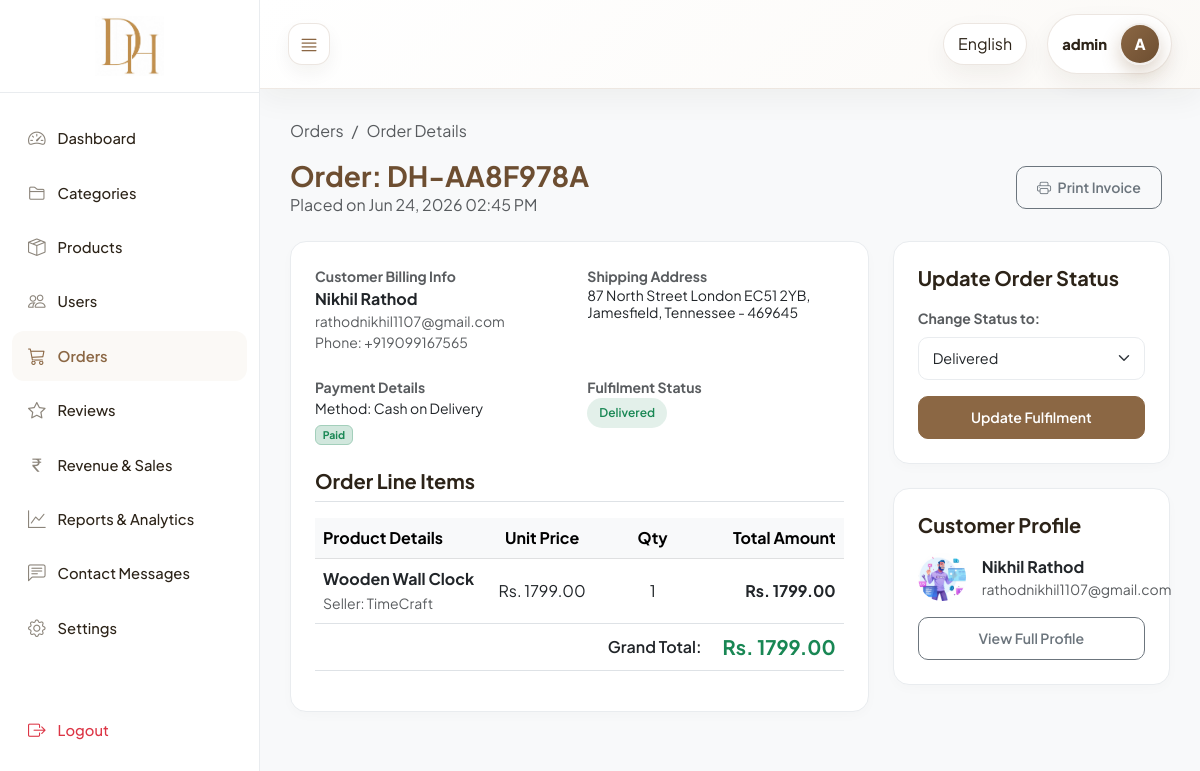
The page /custom-admin/orders/2/ (signed in) on the database its author committed.
### core/models.py (models this page shows, shortened)
class Order(models.Model):
    STATUS_PENDING = "Pending"
    STATUS_CONFIRMED = "Confirmed"
    STATUS_SHIPPED = "Shipped"
    STATUS_DELIVERED = "Delivered"
    STATUS_CANCELLED = "Cancelled"
    ORDER_STATUS_CHOICES = [
        (STATUS_PENDING, STATUS_PENDING),
        (STATUS_CONFIRMED, STATUS_CONFIRMED),
        (STATUS_SHIPPED, STATUS_SHIPPED),
        (STATUS_DELIVERED, STATUS_DELIVERED),
        (STATUS_CANCELLED, STATUS_CANCELLED),
    ]
    user = models.ForeignKey(
        Registration,
        on_delete=models.CASCADE,
        related_name="orders",
    )
    order_id = models.CharField(max_length=20, unique=True)
    total_amount = models.DecimalField(max_digits=10, decimal_places=2)
    shipping_address = models.TextField()
    shipping_city = models.CharField(max_length=100, blank=True, default="")
    shipping_state = models.CharField(max_length=100, blank=True, default="")
    shipping_pincode = models.CharField(max_length=10, blank=True, default="")
    shipping_phone = models.CharField(max_length=15, blank=True, default="")
    payment_method = models.CharField(max_length=30)
    razorpay_order_id = models.CharField(max_length=100, blank=True, null=True)
    razorpay_payment_id = models.CharField(max_length=100, blank=True, null=True)
    razorpay_signature = models.CharField(max_length=255, blank=True, null=True)
    is_paid = models.BooleanField(default=False)
    order_status = models.CharField(
        max_length=20,
        choices=ORDER_STATUS_CHOICES,
        default=STATUS_PENDING,
    )
    created_at = models.DateTimeField(auto_now_add=True)
    class Meta:
        ordering = ["-created_at"]
        verbose_name = "Order"
        verbose_name_plural = "Orders"

class Registration(models.Model):
    fullname = models.CharField(max_length=150)
    email = models.EmailField(unique=True)
    mobile = models.CharField(max_length=15)
    password = models.CharField(max_length=128)
    address = models.TextField()
    city = models.CharField(max_length=100)
    state = models.CharField(max_length=100)
    pincode = models.CharField(max_length=10)
    profile_image = models.ImageField(upload_to="profile_images/", blank=True, null=True)
    is_blocked = models.BooleanField(default=False)
    created_at = models.DateTimeField(auto_now_add=True)
    class Meta:
        ordering = ["-created_at"]
        verbose_name = "Registration"
        verbose_name_plural = "Registrations"

class OrderItem(models.Model):
    order = models.ForeignKey(
        Order,
        on_delete=models.CASCADE,
        related_name="items",
    )
    product = models.ForeignKey(
        Product,
        on_delete=models.CASCADE,
        related_name="order_items",
    )
    product_name = models.CharField(max_length=150)
    unit_price = models.DecimalField(max_digits=10, decimal_places=2)
    quantity = models.PositiveIntegerField()
    line_total = models.DecimalField(max_digits=10, decimal_places=2)
    added_at = models.DateTimeField(auto_now_add=True)
    class Meta:
        ordering = ["-added_at"]
        verbose_name = "Order Item"
        verbose_name_plural = "Order Items"

class Product(models.Model):
    category = models.ForeignKey(
        Category,
        on_delete=models.CASCADE,
        related_name="products",
    )
    product_name_en = models.CharField(max_length=150)
    product_name_hi = models.CharField(max_length=150, blank=True, default="")
    product_image = models.ImageField(
        upload_to="product_images/", blank=True, null=True
    )
    price = models.DecimalField(max_digits=10, decimal_places=2)
    stock = models.PositiveIntegerField()
    description_en = models.TextField()
    description_hi = models.TextField(blank=True, default="")
    seller_name = models.CharField(max_length=150)
    created_at = models.DateTimeField(auto_now_add=True)
    is_available = models.BooleanField(default=True)
    class Meta:
        ordering = ["-created_at"]
        verbose_name = "Product"
        verbose_name_plural = "Products"
    @property
    def product_name(self):
        from django.utils.translation import get_language
        if get_language() == "hi":
            return self.product_name_hi or self.product_name_en
        return self.product_name_en or self.product_name_hi

### core/views_admin.py (the view, shortened to what this page needs)
# urls.py: path("custom-admin/orders/<int:pk>/", views_admin.admin_order_details, name="admin_order_details"),
@custom_admin_required
def admin_order_details(request, pk):
    order = get_object_or_404(Order, pk=pk)
    items = order.items.all()
    return render(request, "admin_panel/orders/details.html", {"order": order, "items": items, "status_choices": Order.ORDER_STATUS_CHOICES})

### core/context_processors.py (called while the page is built)
def cart_count(request):
    registration_id = request.session.get("registration_id")
    if not registration_id:
        return {"cart_count": 0}
    quantities = Cart.objects.filter(user_id=registration_id).values_list(
        "quantity", flat=True
    )
    return {"cart_count": sum(quantities)}

def currency_context(request):
    currency = get_user_currency(request)
    return {
        "currency_code": currency["code"],
        "currency_symbol": currency["symbol"],
        "currency_rate": currency["rate"],
    }

### core/currency_utils.py (called while the page is built, shortened)
def get_currency_from_phone(mobile):
    if not mobile:
        return {"code": "INR", "symbol": "₹", "rate": 1.0}
    mobile = mobile.strip()
    if mobile.startswith("+91"):
        return {"code": "INR", "symbol": "₹", "rate": 1.0}
    elif mobile.startswith("+44"):
        return {"code": "GBP", "symbol": "£", "rate": 0.0094}
    elif mobile.startswith("+971"):
        return {"code": "AED", "symbol": "د.إ", "rate": 0.044}
    elif mobile.startswith("+61"):
        return {"code": "AUD", "symbol": "A$", "rate": 0.018}
    elif mobile.startswith("+64"):
        return {"code": "NZD", "symbol": "NZ$", "rate": 0.020}
    return {"code": "INR", "symbol": "₹", "rate": 1.0}

### core/views_admin.py (called while the page is built)
def custom_admin_required(view_func):
    @wraps(view_func)
    def wrapper(request, *args, **kwargs):
        if not request.session.get("is_admin_logged_in"):
            messages.error(request, _("Please login as admin to access this panel."))
            return redirect("core:admin_login")
        return view_func(request, *args, **kwargs)
    return wrapper

### templates/admin_panel/orders/details.html (shortened to what this page needs)
{% extends "admin_panel/base.html" %}
{% load i18n %}
{% block active_orders %}active{% endblock %}
{% block admin_content %}
<div class="mb-4 d-print-none">
    <nav aria-label="breadcrumb">
        <ol class="breadcrumb">
            <li class="breadcrumb-item"><a href="{% url 'core:admin_order_list' %}" class="text-decoration-none text-muted">{% translate "Orders" %}</a></li>
            <li class="breadcrumb-item active" aria-current="page">{% translate "Order Details" %}</li>
        </ol>
    </nav>
    <div class="d-flex flex-column flex-sm-row justify-content-between align-items-sm-center gap-3">
        <div>
            <h1 class="h3 mb-0 fw-bold" style="color: var(--admin-primary-dark);">{% blocktrans with order_id=order.order_id %}Order: {{ order_id }}{% endblocktrans %}</h1>
            <p class="text-muted mb-0">{% blocktrans with placed_at=order.created_at|date:"M d, Y h:i A" %}Placed on {{ placed_at }}{% endblocktrans %}</p>
        </div>
        <div>
            <button onclick="window.print();" class="btn btn-outline-secondary btn-admin me-2">
                <i class="bi bi-printer me-1"></i> {% translate "Print Invoice" %}
            </button>
        </div>
    </div>
</div>
<div class="row g-4 invoice-print-row">
    <div class="col-12 col-lg-8 d-print-12 invoice-print-col">
        <div class="admin-card p-4 bg-white mb-4" id="invoiceCard">
            <div class="row g-3 mb-4">
                <div class="col-6">
                    <div class="text-muted small uppercase fw-bold">{% translate "Customer Billing Info" %}</div>
                    <strong class="text-dark">{{ order.user.fullname }}</strong>
                    <div class="small text-muted">{{ order.user.email }}</div>
                    <div class="small text-muted">{% translate "Phone" %}: {{ order.user.mobile }}</div>
                </div>
                <div class="col-6">
                    <div class="text-muted small uppercase fw-bold">{% translate "Shipping Address" %}</div>
                    <div class="small text-dark lh-sm">{{ order.shipping_address }}</div>
                </div>
            </div>
            <div class="row g-3 mb-4">
                <div class="col-6">
                    <div class="text-muted small uppercase fw-bold">{% translate "Payment Details" %}</div>
                    <div class="small text-dark">{% translate "Method" %}: {% translate order.payment_method %}</div>
                    <div class="small mt-1">
                        {% if order.is_paid %}
                            <span class="badge bg-success-subtle text-success border border-success-subtle">{% translate "Paid" %}</span>
                        {% else %}
                            <span class="badge bg-warning-subtle text-warning border border-warning-subtle">{% translate "Pending Payment" %}</span>
                        {% endif %}
                    </div>
                </div>
                <div class="col-6">
                    <div class="text-muted small uppercase fw-bold">{% translate "Fulfilment Status" %}</div>
                    <span class="admin-badge badge-{{ order.order_status|lower }}">{% translate order.order_status %}</span>
                </div>
            </div>
            <h5 class="fw-bold mb-3 border-bottom pb-2">{% translate "Order Line Items" %}</h5>
            <div class="table-responsive">
                <table class="table align-middle">
                    <thead>
                        <tr class="table-light">
                            <th>{% translate "Product Details" %}</th>
                            <th class="text-center">{% translate "Unit Price" %}</th>
                            <th class="text-center">{% translate "Qty" %}</th>
                            <th class="text-end">{% translate "Total Amount" %}</th>
                        </tr>
                    </thead>
                    <tbody>
                        {% for item in items %}
                        <tr>
                            <td>
                                <div><strong class="text-dark">{{ item.product.product_name|default:item.product_name }}</strong></div>
                                <span class="small text-muted">{% translate "Seller" %}: {{ item.product.seller_name }}</span>
                            </td>
                            <td class="text-center">{% translate "Rs." %} {{ item.unit_price }}</td>
                            <td class="text-center">{{ item.quantity }}</td>
                            <td class="text-end fw-bold">{% translate "Rs." %} {{ item.line_total }}</td>
                        </tr>
                        {% endfor %}
                        <tr class="border-top-2">
                            <td colspan="2"></td>
                            <td class="text-end fw-semibold">{% translate "Grand Total" %}:</td>
                            <td class="text-end fw-bold text-success fs-5">{% translate "Rs." %} {{ order.total_amount }}</td>
                        </tr>
                    </tbody>
                </table>
            </div>
        </div>
    </div>
    <div class="col-12 col-lg-4 d-print-none">
        <div class="admin-card p-4 bg-white mb-4">
            <h5 class="fw-bold mb-3">{% translate "Update Order Status" %}</h5>
            <form method="post">
                <div class="mb-3">
                    <label class="form-label text-muted small fw-bold">{% translate "Change Status to:" %}</label>
                    <select class="form-select admin-form-control" name="order_status">
                        {% for status_val, status_lbl in status_choices %}
                            <option value="{{ status_val }}" {% if order.order_status == status_val %}selected{% endif %}>{% translate status_lbl %}</option>
                        {% endfor %}
                    </select>
                </div>
                <button type="submit" class="btn btn-admin btn-admin-primary w-100">
                    {% translate "Update Fulfilment" %}
                </button>
            </form>
        </div>
        <div class="admin-card p-4 bg-white">
            <h5 class="fw-bold mb-3">{% translate "Customer Profile" %}</h5>
            <div class="d-flex align-items-center gap-3 mb-3">
                {% if order.user.profile_image %}
                    <img src="{{ order.user.profile_image.url }}" alt="{{ order.user.fullname }}" class="rounded-circle" style="width: 48px; height: 48px; object-fit: cover;">
                {% else %}
                    <div class="rounded-circle bg-light d-flex align-items-center justify-content-center text-muted fw-bold" style="width: 48px; height: 48px;">
                        {{ order.user.fullname|slice:":1" }}
                    </div>
                {% endif %}
                <div>
                    <strong class="text-dark">{{ order.user.fullname }}</strong>
                    <div class="small text-muted">{{ order.user.email }}</div>
                </div>
            </div>
            <a href="{% url 'core:admin_user_details' order.user.pk %}" class="btn btn-outline-secondary btn-admin w-100">
                {% translate "View Full Profile" %}
            </a>
        </div>
    </div>
</div>
{% endblock %}

### templates/admin_panel/base.html (style rules this page uses)
:root { --admin-primary: #8b6744; --admin-primary-dark: #6d4e31; --admin-primary-light: #fbf9f6; --admin-text-dark: #2c2318; --admin-text-muted: #8c857b; --admin-bg-light: #f8f9fa; --admin-border: #e9ecef; --admin-sidebar-width: 260px; --admin-sidebar-collapsed-width: 70px; --font-display: 'Plus Jakarta Sans', sans-serif; --font-body: 'Plus Jakarta Sans', sans-serif; }
body { font-family: var(--font-body); background-color: var(--admin-bg-light); color: var(--admin-text-dark); min-height: 100vh; overflow-x: hidden; }
.admin-card { background-color: #ffffff; border: 1px solid var(--admin-border); border-radius: 16px; box-shadow: 0 4px 12px rgba(44, 35, 24, 0.02); transition: all 0.25s ease; }
.admin-badge { font-size: 0.75rem; font-weight: 600; padding: 6px 12px; border-radius: 30px; display: inline-block; }
.badge-delivered { background-color: rgba(25, 135, 84, 0.12); color: #198754; }
.admin-form-control { border-radius: 10px; border: 1.5px solid var(--admin-border); padding: 10px 14px; font-size: 0.9rem; transition: all 0.2s ease; }
.btn-admin { border-radius: 10px; padding: 10px 20px; font-weight: 600; font-size: 0.88rem; transition: background-color 0.2s ease, border-color 0.2s ease, color 0.2s ease, box-shadow 0.2s ease; }
.btn, .btn:hover, .btn:focus, .btn:active, .btn.active { opacity: 1; visibility: visible; }
.btn-admin-primary { --bs-btn-color: #ffffff; --bs-btn-bg: var(--admin-primary); --bs-btn-border-color: var(--admin-primary); --bs-btn-hover-color: #ffffff; --bs-btn-hover-bg: var(--admin-primary-dark); --bs-btn-hover-border-color: var(--admin-primary-dark); --bs-btn-focus-shadow-rgb: 139, 103, 68; --bs-btn-active-color: #ffffff; --bs-btn-active-bg: var(--admin-primary-dark); --bs-btn-active-border-color: var(--admin-primary-dark); background-color: var(--admin-primary); color: #ffffff; border: 1px solid var(--admin-primary); }

### rows shown on the page
Order: user.fullname "Nikhil Rathod", user.email "rathodnikhil1107@gmail.com", user.mobile "+919099167565", shipping_address "87 North Street London EC51 2YB, Jamesfield, Tennessee - 469645", total_amount "1799.00", order_status "Delivered", user.profile_image (picture)
OrderItem: product.product_name "Wooden Wall Clock", product.seller_name "TimeCraft", unit_price "1799.00", quantity "1", line_total "1799.00"

### other values the page prints
{{ request.session.admin_username|default:"Admin" }} "admin"
